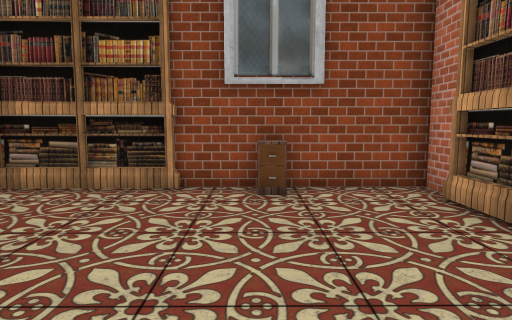
View 1 (above)

12 first-person views from a walk through a Unity game level. The camera is 1.4 m above the floor, tilts 6° down and sees 75° across. The floor is counted in squares, 1 m on a side. Each view is taken from the middle of a square. On the plan, view 1 faces up. The plan holds only what a view shows up to about 15 squares ahead; the rest is blank. The player character is not drawn. Some surface patterns are stand-ins.

View 2
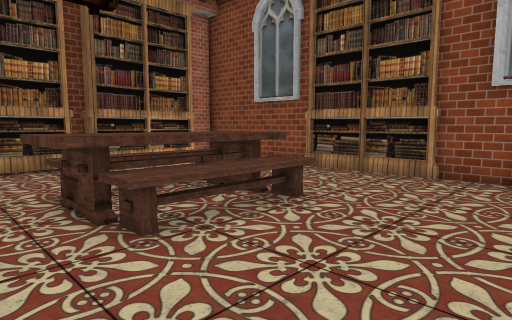

View 3
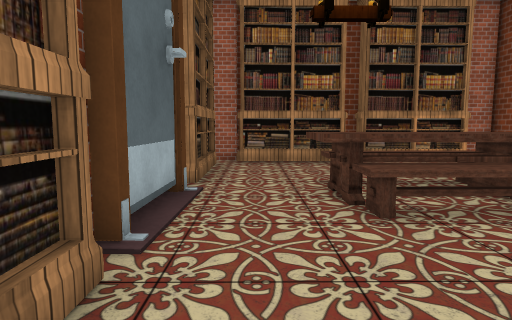

View 4
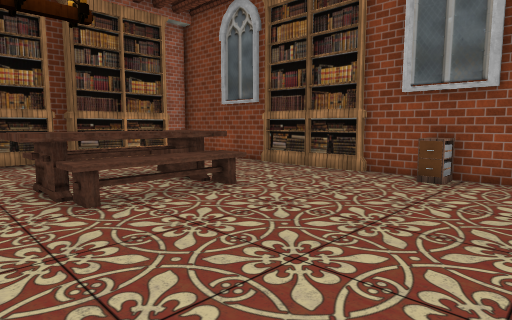

View 5
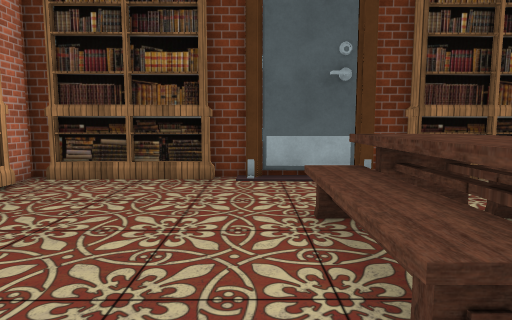

View 6
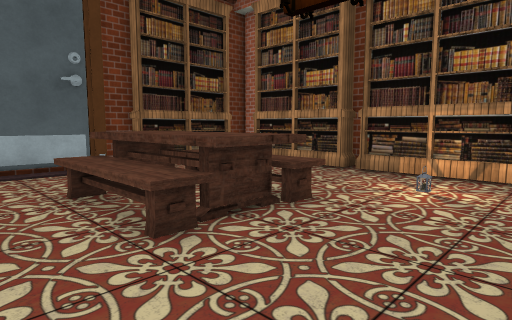

View 7
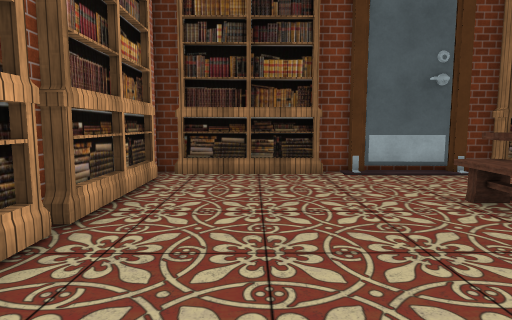

View 8
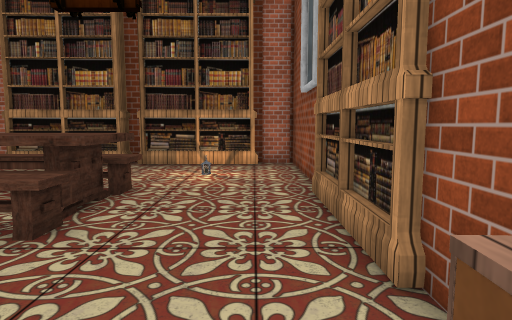

View 9
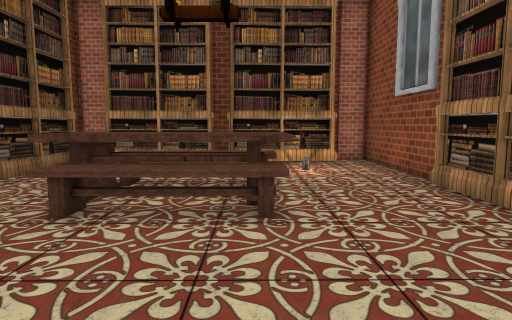

View 10
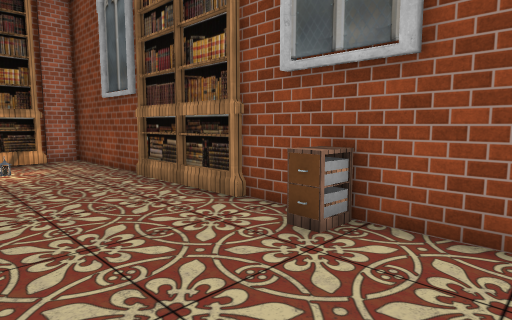

View 11
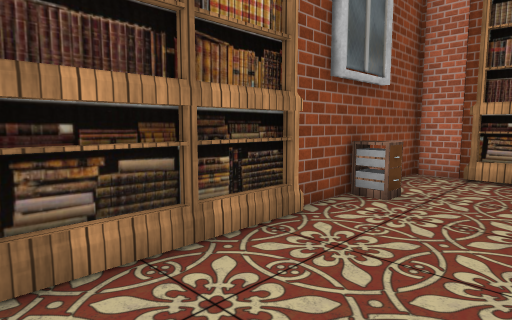

View 12
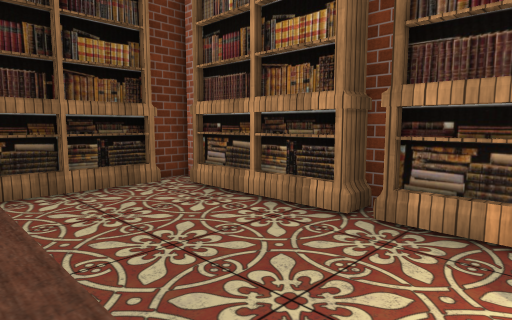

### Floor plan
Points are (right, up) in squares from view 1. A wall is a line through its corners. A room is listed if a view was taken in it or the views show most of it. See-through windows are left out.
Room 1 (views 1, 2, 3, 4, 5, 6, 7, 8, 9, 10, 11, 12)
walls: (-5.1, -3.6) (-1.7, -3.7); (-1.8, -3.9) (-0.8, -3.9); (-6.4, 7.4) (-11.2, 7.4) (-11.2, 5.9); (-6, -3.9) (-5, -3.9); (3.8, 6.1) (3.8, 7.5) (-1.6, 7.4); (-11.1, 2) (-11.1, 1.5); (3.5, -3.8) (3.9, -3.8) (3.9, -2.9); (-11.1, -2.6) (-11.1, -3.9) (-10.2, -3.9)
objects: bookshelf (-11, -2) to (-11, 1); bookshelf (-11, 3) to (-11, 5); bookshelf (-9, -4) to (-7, -4); other object (-6, 0) to (-6, 3); bookshelf (-6, 7) to (-2, 8); other object (-5, -1) to (-4, 3); other object (-4, 0) to (-3, 3); bookshelf (0, -4) to (3, -3); cabinet (1, 7); bookshelf (4, -2) to (4, 1); bookshelf (4, 3) to (4, 5)

Where each view was taken, in squares from view 1:
view 1: 0 up, 0 right, facing up
view 2: 2 down, 1 right, facing up-left
view 3: 2 down, 2 right, facing left
view 4: 2 down, 3 right, facing up-left
view 5: 5 up, 2 left, facing down
view 6: 7 up, 1 left, facing down-left
view 7: 6 up, 1 right, facing down
view 8: 6 up, 1 right, facing left
view 9: 3 up, 2 right, facing left
view 10: 3 up, 3 right, facing up-left
view 11: 4 up, 6 left, facing up-right
view 12: 4 up, 6 left, facing down-left
